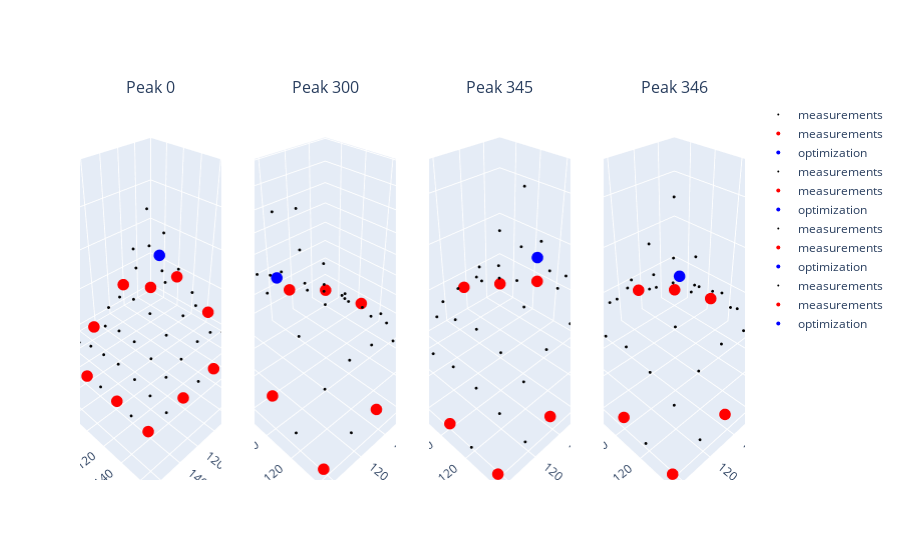

Notebook code for this chart:
### Markdown cell above
# Reconstruct (a selection/masked) the data from the measurements

### Code cell
from plotly.subplots import make_subplots
import plotly.graph_objects as go

selected_peaks = [0, 300, 345, 346]

fig = make_subplots(rows=1, cols=len(selected_peaks), 
    specs=[[{"type":"scene"}]*len(selected_peaks)], subplot_titles=[f"Peak {i}" for i in selected_peaks],
    )

mask = np.zeros_like(zs).astype(bool)
mask[::2,0] = True
mask[::2,-1] = True
mask[0,::2] = True
mask[-1,::2] = True

for i, peak_id in enumerate(selected_peaks):

    idx = peaks[peak_id] # a position with pressure
    xs, ys, zs = t_points[idx, :, :, 0]+ox, t_points[idx, :, :, 1]+oy, t_points[idx, :, :, 2]

    xs_ = xs[mask]
    ys_ = ys[mask]
    zs_ = zs[mask]

    # the starting point (x0) must be within the range of the sensors! Otherwise the minimization will fail.
    res = minimize(min_fun, x0=[cx,cy,zs[1,1]], args=(xs_, ys_, zs_, w,h), bounds=[(ox,w-ox),(oy,h-oy),(0,20)])
    print(f"optimization at {res.x} with an error of {res.fun}.")


    # Create figure
    fig.add_trace(
        go.Scatter3d(x=xs.flatten(), y=ys.flatten(), z=zs.flatten(), mode="markers", marker=dict(color="black", size=1), name='measurements'),
        row=1, col=i+1 )

        
    fig.add_trace(
        go.Scatter3d(x=xs_.flatten(), y=ys_.flatten(), z=zs_.flatten(), mode="markers", marker=dict(color="red", size=4), name='measurements'),
        row=1, col=i+1 )

    fig.add_trace(
        go.Scatter3d(x=[res.x[0]], y=[res.x[1]], z=[res.x[2]], mode="markers", marker=dict(color="blue", size=4), name='optimization'),        
        row=1, col=i+1 )

    fig.update_layout(
        scene=dict(
            xaxis_title="x",
            yaxis_title="y",
            zaxis_title="z",
            xaxis=dict(range=[0, w]),
            yaxis=dict(range=[0, h]),
            zaxis=dict(range=[-1, 20]),
        )
    )

fig.show()

### Figure 1 — Plotly figure (JSON) as saved in the notebook; plotly's stock layout.template omitted (floating-point values rounded to 4 significant figures)
{"data": [{"marker": {"color": "black", "size": 1}, "mode": "markers", "name": "measurements", "scene": "scene", "type": "scatter3d", "x": [29.42, 31.28, 31.14, 30.22, 29.95, 31.01, 32.04, 48.57, 50.26, 49.13, 48.45, 48.31, 48.68, 49.39, 65.71, 66.82, 66.53, 66.59, 65.28, 66.37, 67.35, 85.03, 85.02, 85.92, 85.39, 85.02, 86.31, 85.92, 103.8, 104.0, 104.3, 104.1, 103.9, 104.4, 104.7, 121.5, 121.9, 122.4, 122.4, 122.1, 122.6, 122.9, 140.7, 140.6, 141.2, 141.5, 141.6, 142.4, 142.6], "y": [29.07, 46.49, 65.05, 83.6, 102.8, 121.5, 140.6, 28.92, 45.53, 64.57, 81.78, 102.8, 120.9, 141.0, 29.29, 45.66, 64.68, 83.56, 103.5, 121.4, 140.9, 29.63, 46.23, 65.38, 84.53, 103.2, 121.5, 140.4, 29.61, 47.11, 66.12, 84.8, 104.3, 121.8, 140.8, 29.47, 47.66, 65.78, 84.48, 103.7, 122.0, 139.9, 29.33, 46.7, 65.04, 83.47, 103.3, 121.1, 139.8], "z": [3.026, 6.557, 6.796, 5.684, 4.174, 2.738, 1.273, 6.932, 15.21, 13.24, 9.72, 6.305, 3.97, 1.918, 5.64, 11.27, 12.58, 9.23, 6.16, 4.072, 1.987, 3.613, 6.163, 7.151, 6.523, 4.973, 3.272, 1.781, 2.094, 3.493, 4.234, 4.151, 3.364, 2.347, 1.255, 1.099, 2.003, 2.272, 2.49, 1.984, 1.446, 0.8816, 0.2971, 0.5851, 0.7315, 0.8651, 0.7123, 0.4963, 0.2833]}, {"marker": {"color": "red", "size": 4}, "mode": "markers", "name": "measurements", "scene": "scene", "type": "scatter3d", "x": [29.42, 31.14, 29.95, 32.04, 65.71, 67.35, 103.8, 104.7, 140.7, 141.2, 141.6, 142.6], "y": [29.07, 65.05, 102.8, 140.6, 29.29, 140.9, 29.61, 140.8, 29.33, 65.04, 103.3, 139.8], "z": [3.026, 6.796, 4.174, 1.273, 5.64, 1.987, 2.094, 1.255, 0.2971, 0.7315, 0.7123, 0.2833]}, {"marker": {"color": "blue", "size": 4}, "mode": "markers", "name": "optimization", "scene": "scene", "type": "scatter3d", "x": [41.56], "y": [52.37], "z": [9.523]}, {"marker": {"color": "black", "size": 1}, "mode": "markers", "name": "measurements", "scene": "scene2", "type": "scatter3d", "x": [29.18, 30.01, 30.48, 30.54, 30.46, 31.31, 31.99, 48.83, 48.9, 48.57, 49.59, 49.44, 49.35, 49.58, 66.11, 66.75, 67.45, 68.24, 66.76, 67.37, 67.84, 85.32, 85.62, 86.93, 86.95, 86.56, 87.46, 86.44, 104.1, 104.4, 104.9, 105.2, 105.2, 105.3, 105.1, 121.7, 122.0, 122.5, 122.8, 122.8, 123.2, 123.0, 140.8, 140.7, 141.2, 141.7, 142.0, 142.8, 142.6], "y": [29.37, 47.5, 66.57, 84.64, 103.3, 121.5, 140.5, 30.02, 47.3, 66.85, 83.3, 103.4, 121.1, 141.1, 29.93, 47.1, 65.86, 84.33, 103.9, 121.5, 141.0, 29.66, 46.49, 65.77, 84.79, 103.3, 121.6, 140.5, 29.48, 47.05, 66.04, 84.69, 104.1, 121.8, 141.0, 29.29, 47.37, 65.52, 83.79, 103.1, 121.6, 139.9, 29.24, 46.61, 64.69, 82.8, 102.5, 120.6, 139.7], "z": [0.4865, 1.111, 1.514, 1.615, 1.538, 1.279, 0.7789, 1.829, 2.872, 3.363, 3.635, 3.427, 2.805, 1.75, 3.019, 4.935, 6.089, 6.451, 5.493, 4.445, 2.604, 3.903, 7.267, 10.52, 10.44, 8.293, 5.74, 3.069, 3.945, 8.209, 14.51, 15.61, 9.401, 5.871, 2.916, 3.251, 7.065, 10.8, 11.59, 7.92, 4.783, 2.428, 1.669, 3.509, 4.623, 5.165, 4.07, 2.434, 1.055]}, {"marker": {"color": "red", "size": 4}, "mode": "markers", "name": "measurements", "scene": "scene2", "type": "scatter3d", "x": [29.18, 30.48, 30.46, 31.99, 66.11, 67.84, 104.1, 105.1, 140.8, 141.2, 142.0, 142.6], "y": [29.37, 66.57, 103.3, 140.5, 29.93, 141.0, 29.48, 141.0, 29.24, 64.69, 102.5, 139.7], "z": [0.4865, 1.514, 1.538, 0.7789, 3.019, 2.604, 3.945, 2.916, 1.669, 4.623, 4.07, 1.055]}, {"marker": {"color": "blue", "size": 4}, "mode": "markers", "name": "optimization", "scene": "scene2", "type": "scatter3d", "x": [113.9], "y": [77.38], "z": [10.42]}, {"marker": {"color": "black", "size": 1}, "mode": "markers", "name": "measurements", "scene": "scene3", "type": "scatter3d", "x": [29.19, 30.07, 30.38, 30.37, 30.28, 31.23, 31.91, 48.62, 48.62, 48.29, 49.19, 49.15, 49.13, 49.42, 65.87, 66.12, 66.27, 67.24, 66.06, 66.86, 67.65, 84.98, 84.81, 85.84, 85.95, 85.56, 86.74, 86.17, 103.8, 103.8, 104.2, 104.2, 104.5, 104.8, 104.8, 121.5, 121.8, 122.1, 122.2, 122.4, 122.9, 122.8, 140.7, 140.6, 141.0, 141.3, 141.8, 142.7, 142.6], "y": [29.28, 47.58, 66.66, 84.66, 103.4, 121.5, 140.6, 29.87, 47.27, 67.0, 83.49, 103.4, 121.2, 141.3, 29.8, 46.97, 65.66, 84.75, 104.1, 121.8, 141.1, 29.73, 46.63, 65.83, 84.86, 103.4, 121.7, 140.5, 29.68, 47.24, 66.17, 84.78, 104.2, 121.8, 140.9, 29.46, 47.58, 65.55, 84.02, 103.2, 121.6, 139.9, 29.33, 46.64, 64.82, 83.03, 102.6, 120.7, 139.7], "z": [1.402, 3.234, 4.555, 4.999, 4.672, 3.518, 1.817, 3.236, 6.393, 9.822, 11.45, 9.144, 6.163, 3.125, 3.654, 7.391, 12.46, 17.49, 10.89, 6.858, 3.417, 3.242, 6.166, 8.934, 10.19, 8.634, 5.836, 3.133, 2.393, 4.33, 5.665, 6.226, 5.493, 4.086, 2.345, 1.404, 2.691, 3.237, 3.582, 3.216, 2.492, 1.54, 0.5111, 0.9503, 1.209, 1.417, 1.23, 0.9249, 0.5075]}, {"marker": {"color": "red", "size": 4}, "mode": "markers", "name": "measurements", "scene": "scene3", "type": "scatter3d", "x": [29.19, 30.38, 30.28, 31.91, 65.87, 67.65, 103.8, 104.8, 140.7, 141.0, 141.8, 142.6], "y": [29.28, 66.66, 103.4, 140.6, 29.8, 141.1, 29.68, 140.9, 29.33, 64.82, 102.6, 139.7], "z": [1.402, 4.555, 4.672, 1.817, 3.654, 3.417, 2.393, 2.345, 0.5111, 1.209, 1.23, 0.5075]}, {"marker": {"color": "blue", "size": 4}, "mode": "markers", "name": "optimization", "scene": "scene3", "type": "scatter3d", "x": [54.84], "y": [85.7], "z": [10.27]}, {"marker": {"color": "black", "size": 1}, "mode": "markers", "name": "measurements", "scene": "scene4", "type": "scatter3d", "x": [29.15, 30.03, 30.44, 30.51, 30.46, 31.3, 31.96, 48.76, 48.84, 48.4, 49.5, 49.35, 49.35, 49.55, 65.94, 66.55, 67.2, 67.86, 66.62, 67.25, 67.75, 85.13, 85.14, 86.3, 86.03, 86.0, 87.06, 86.32, 103.9, 103.9, 104.2, 104.3, 104.5, 104.9, 104.9, 121.6, 121.8, 122.2, 122.2, 122.4, 122.9, 122.9, 140.7, 140.6, 141.0, 141.4, 141.9, 142.7, 142.6], "y": [29.31, 47.62, 66.67, 84.7, 103.3, 121.5, 140.5, 29.91, 47.35, 67.02, 83.43, 103.5, 121.2, 141.2, 29.77, 47.01, 66.02, 84.5, 104.0, 121.7, 141.1, 29.63, 46.41, 65.54, 85.08, 103.5, 121.8, 140.6, 29.56, 47.19, 66.15, 84.84, 104.2, 121.8, 141.0, 29.44, 47.61, 65.61, 84.06, 103.2, 121.6, 139.9, 29.29, 46.65, 64.82, 83.01, 102.7, 120.7, 139.7], "z": [0.8323, 1.971, 2.609, 2.883, 2.668, 2.217, 1.289, 2.672, 4.57, 5.714, 6.292, 5.821, 4.557, 2.629, 3.568, 6.817, 10.04, 11.41, 8.982, 6.42, 3.404, 3.868, 7.477, 12.64, 17.84, 11.04, 6.796, 3.569, 3.189, 6.324, 9.443, 10.76, 8.572, 5.633, 2.917, 2.156, 4.292, 5.614, 6.181, 5.333, 3.782, 2.113, 0.9531, 1.756, 2.249, 2.573, 2.302, 1.696, 0.7838]}, {"marker": {"color": "red", "size": 4}, "mode": "markers", "name": "measurements", "scene": "scene4", "type": "scatter3d", "x": [29.15, 30.44, 30.46, 31.96, 65.94, 67.75, 103.9, 104.9, 140.7, 141.0, 141.9, 142.6], "y": [29.31, 66.67, 103.3, 140.5, 29.77, 141.1, 29.56, 141.0, 29.29, 64.82, 102.7, 139.7], "z": [0.8323, 2.609, 2.668, 1.289, 3.568, 3.404, 3.189, 2.917, 0.9531, 2.249, 2.302, 0.7838]}, {"marker": {"color": "blue", "size": 4}, "mode": "markers", "name": "optimization", "scene": "scene4", "type": "scatter3d", "x": [81.11], "y": [84.42], "z": [10.34]}], "layout": {"annotations": [{"font": {"size": 16}, "showarrow": false, "text": "Peak 0", "x": 0.1062, "xanchor": "center", "xref": "paper", "y": 1, "yanchor": "bottom", "yref": "paper"}, {"font": {"size": 16}, "showarrow": false, "text": "Peak 300", "x": 0.3688, "xanchor": "center", "xref": "paper", "y": 1, "yanchor": "bottom", "yref": "paper"}, {"font": {"size": 16}, "showarrow": false, "text": "Peak 345", "x": 0.6313, "xanchor": "center", "xref": "paper", "y": 1, "yanchor": "bottom", "yref": "paper"}, {"font": {"size": 16}, "showarrow": false, "text": "Peak 346", "x": 0.8938, "xanchor": "center", "xref": "paper", "y": 1, "yanchor": "bottom", "yref": "paper"}], "scene": {"domain": {"x": [0, 0.2125], "y": [0, 1]}, "xaxis": {"range": [0, 170], "title": {"text": "x"}}, "yaxis": {"range": [0, 170], "title": {"text": "y"}}, "zaxis": {"range": [-1, 20], "title": {"text": "z"}}}, "scene2": {"domain": {"x": [0.2625, 0.475], "y": [0, 1]}}, "scene3": {"domain": {"x": [0.525, 0.7375], "y": [0, 1]}}, "scene4": {"domain": {"x": [0.7875, 1], "y": [0, 1]}}}}
